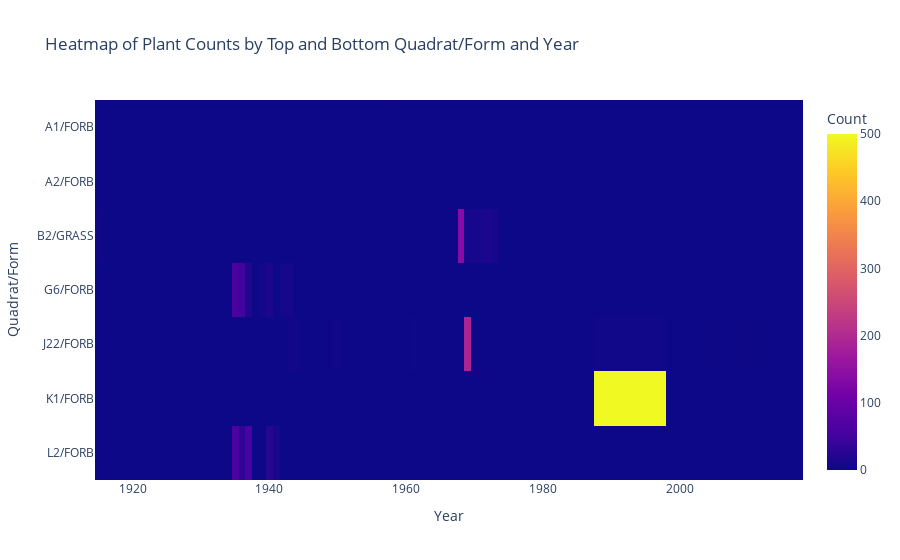

Notebook code cell kept with this figure:
### Code cell
fig = px.imshow(filtered_pivot_table, labels=dict(x="Year", y="Quadrat/Form", color="Count"),
                x=filtered_pivot_table.columns, y=index_labels,
                title="Heatmap of Plant Counts by Top and Bottom Quadrat/Form and Year")

fig.show()

### Figure 1 — Plotly figure (JSON) as saved in the notebook; plotly's stock layout.template omitted (floating-point values rounded to 4 significant figures; data arrays with more than 128 entries replaced by an {"elided": "..."} marker saying what was removed)
{"data": [{"coloraxis": "coloraxis", "hovertemplate": "Year: %{x}<br>Quadrat/Form: %{y}<br>Count: %{z}<extra></extra>", "name": "0", "type": "heatmap", "x": [1915, 1916, 1917, 1918, 1919, 1920, 1921, 1922, 1923, 1924, 1925, 1926, 1927, 1928, 1929, 1930, 1931, 1932, 1933, 1934, 1935, 1936, 1937, 1938, 1939, 1940, 1941, 1942, 1943, 1944, 1945, 1946, 1947, 1948, 1949, 1950, 1951, 1952, 1953, 1954, 1955, 1956, 1957, 1958, 1959, 1960, 1961, 1962, 1965, 1966, 1967, 1968, 1969, 1970, 1972, 1973, 1974, 1975, 1976, 1977, 1978, 1979, 1980, 1995, 2001, 2006, 2007, 2011, 2012, 2016], "xaxis": "x", "y": ["A1/FORB", "A1/FORB", "A1/FORB", "A2/FORB", "A2/FORB", "B2/GRASS", "G6/FORB", "J22/FORB", "K1/FORB", "L2/FORB"], "yaxis": "y", "z": {"elided": "10x70 int values"}}], "layout": {"coloraxis": {"colorbar": {"title": {"text": "Count"}}, "colorscale": [[0, "#0d0887"], [0.1111, "#46039f"], [0.2222, "#7201a8"], [0.3333, "#9c179e"], [0.4444, "#bd3786"], [0.5556, "#d8576b"], [0.6667, "#ed7953"], [0.7778, "#fb9f3a"], [0.8889, "#fdca26"], [1, "#f0f921"]]}, "title": {"text": "Heatmap of Plant Counts by Top and Bottom Quadrat/Form and Year"}, "xaxis": {"anchor": "y", "constrain": "domain", "domain": [0, 1], "scaleanchor": "y", "title": {"text": "Year"}}, "yaxis": {"anchor": "x", "autorange": "reversed", "constrain": "domain", "domain": [0, 1], "title": {"text": "Quadrat/Form"}}}}
